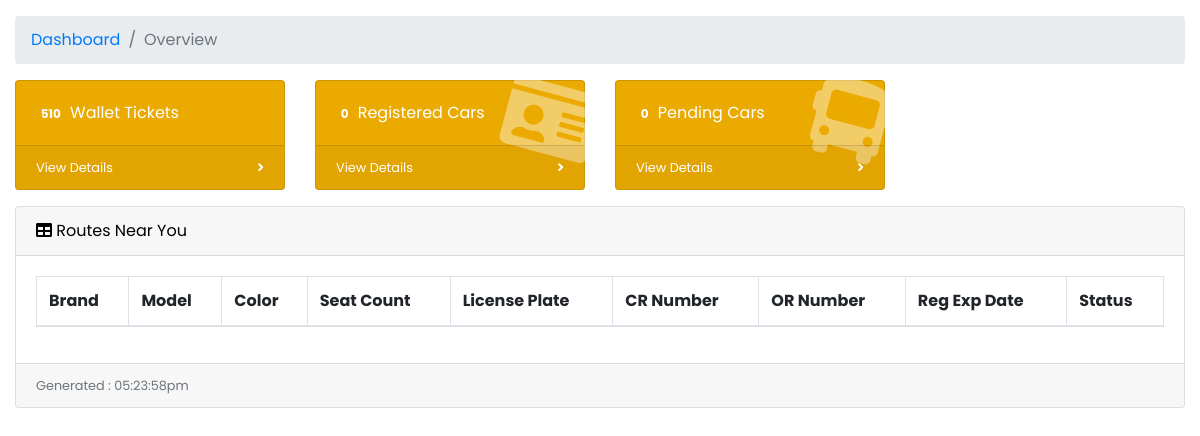
/user/dashboard.php (signed in), run on an earlier commit of the app's database.
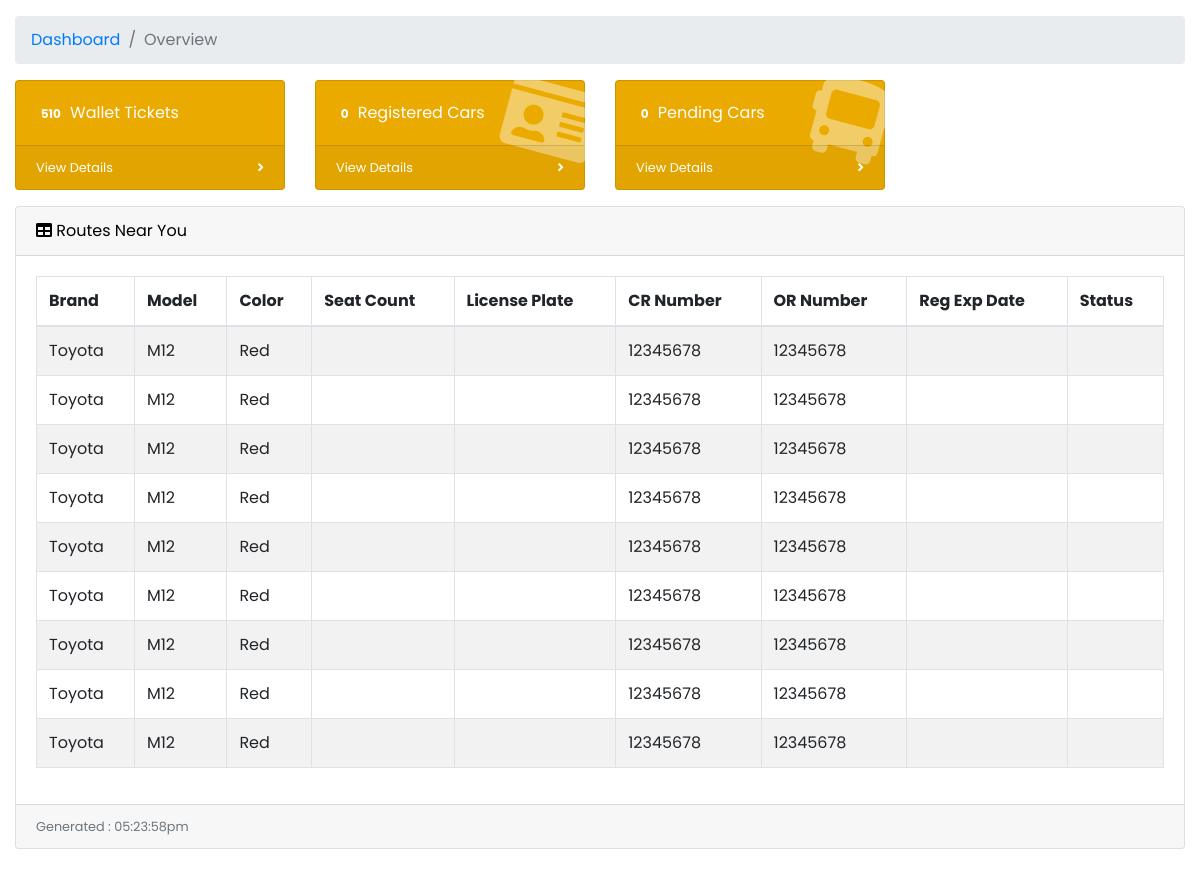
And on a later commit of the database.
### tables this page shows
CREATE TABLE `user_profile` (
  `user_id` int(11) NOT NULL,
  `profile_photo` varchar(255) DEFAULT NULL,
  `first_name` varchar(30) NOT NULL,
  `middle_name` varchar(30) NOT NULL,
  `last_name` varchar(30) NOT NULL,
  `city_id` int(11) NOT NULL,
  `nationality` varchar(30) NOT NULL,
  `gender` varchar(10) NOT NULL,
  `birthdate` date NOT NULL,
  `email` varchar(50) NOT NULL,
  `password` varchar(255) NOT NULL,
  `ticket_balance` varchar(255) NOT NULL,
  `role` varchar(10) NOT NULL,
  `is_vaxxed` tinyint(1) NOT NULL DEFAULT 0,
  `vax_card` varchar(255) DEFAULT NULL,
  `is_agree` tinyint(1) NOT NULL DEFAULT 1,
  `created_at` timestamp NOT NULL DEFAULT current_timestamp(),
  `updated_at` timestamp NOT NULL DEFAULT current_timestamp() ON UPDATE current_timestamp()
);

CREATE TABLE `car_identification` (
  `car_identity_id` int(11) NOT NULL,
  `car_id` int(11) NOT NULL,
  `or_photo` varchar(255) NOT NULL,
  `or_number` varchar(20) NOT NULL,
  `cr_photo` varchar(255) NOT NULL,
  `cr_number` varchar(20) NOT NULL,
  `sales_invoice` varchar(255) DEFAULT NULL,
  `plate_number` varchar(10) NOT NULL,
  `plate_expiration` date NOT NULL,
  `created_at` timestamp NOT NULL DEFAULT current_timestamp(),
  `updated_at` timestamp NOT NULL DEFAULT current_timestamp() ON UPDATE current_timestamp()
);

CREATE TABLE `car` (
  `car_id` int(11) NOT NULL,
  `user_id` int(11) NOT NULL,
  `car_photo` varchar(255) DEFAULT NULL,
  `brand` varchar(255) NOT NULL,
  `model` varchar(255) NOT NULL,
  `color` varchar(255) NOT NULL,
  `type` varchar(255) NOT NULL,
  `seat_count` int(2) NOT NULL,
  `car_status` varchar(10) NOT NULL,
  `qr_code` varchar(255) DEFAULT NULL,
  `created_at` timestamp NOT NULL DEFAULT current_timestamp(),
  `updated_at` timestamp NOT NULL DEFAULT current_timestamp() ON UPDATE current_timestamp()
);

### user/dashboard.php (the view, shortened to what this page needs)
<?php
include('../db.php');
$userid = $_SESSION['user_id'];
$stmt = $db->prepare("SELECT * FROM user_profile WHERE user_id = ?");
$stmt->bind_param("s", $userid);
$stmt->execute();
$result = $stmt->get_result();
if ($result->num_rows == 1) {
  $row = $result->fetch_assoc();
  $id = $row['user_id'];
}
?>
<!DOCTYPE html>
<html lang="en">
<head>
  <link href="vendor/fontawesome-free/css/all.min.css" rel="stylesheet" type="text/css">
  <link href="vendor/datatables/dataTables.bootstrap4.css" rel="stylesheet">
  <link href="vendor/css/sb-admin.css" rel="stylesheet">
</head>
<body id="page-top">
  <div id="wrapper">
    <div id="content-wrapper">
      <div class="container-fluid">
        <ol class="breadcrumb">
          <li class="breadcrumb-item">
            <a href="#">Dashboard</a>
          </li>
          <li class="breadcrumb-item active">Overview</li>
        </ol>
        <?php
        if ($_SESSION['role'] == "admin") {
        ?>
          <div class="row">
            <div class="col-xl-3 col-sm-6 mb-3">
              <div class="card text-white" style="background-color: #EAAA00;">
                <div class="card-body">
                  <div class="card-body-icon">
                    <i class="fas fa-fw fa fa-id-card"></i>
                  </div>
                  <?php
                  $result = $db->query("SELECT COUNT(*) FROM car WHERE car_status = 'Approved'");
                  $approvedRegistrations = $result->fetch_row()[0];
                  ?>
                  <div class="mr-5"><span class="badge" style="background-color: #EAAA00;"><?php echo $approvedRegistrations; ?></span> Approved Registrations</div>
                </div>
                <a class="card-footer text-white clearfix small z-1" href="registeredCars.php">
                  <span class="float-left">View Details</span>
                  <span class="float-right">
                    <i class="fas fa-angle-right"></i>
                  </span>
                </a>
              </div>
            </div>
            <div class="col-xl-3 col-sm-6 mb-3">
              <div class="card text-white" style="background-color: #EAAA00;">
                <div class="card-body">
                  <div class="card-body-icon">
                    <i class="fas fa-fw fa fa-bus"></i>
                  </div>
                  <?php
                  $result = $db->query("SELECT COUNT(*) FROM car WHERE car_status = 'Pending'");
                  $pendingRegistrations = $result->fetch_row()[0];
                  ?>
                  <div class="mr-5"><span class="badge" style="background-color: #EAAA00;"><?php echo $pendingRegistrations; ?></span> Pending Registrations</div>
                </div>
                <a class="card-footer text-white clearfix small z-1" href="pendingCars.php">
                  <span class="float-left">View Details</span>
                  <span class="float-right">
                    <i class="fas fa-angle-right"></i>
                  </span>
                </a>
              </div>
            </div>
            <div class="card mb-3">
              <div class="card-header">
                <i class="fas fa-table"></i>
                Pending Car Registrations
              </div>
              <div class="card-body">
                <div class="table-responsive">
                  <table class="table table-bordered table-striped table-hover" id="dataTable" width="100%" cellspacing="0">
                    <thead>
                      <tr>
                        <th>Brand</th>
                        <th>Model</th>
                        <th>Color</th>
                        <th>Seat Count</th>
                        <th>License Plate</th>
                        <th>CR Number</th>
                        <th>OR Number</th>
                        <th>Reg Exp Date</th>
                        <th>Status</th>
                      </tr>
                    </thead>
                    <tbody>
                      <?php
                      $ret = "SELECT c.car_id, c.user_id, c.brand, c.model, ci.plate_number, ci.cr_number, ci.or_number, ci.plate_expiration, c.car_status, c.color
                                FROM car c
                                JOIN car_identification ci ON c.car_id = ci.car_id
                                JOIN user_profile up ON c.user_id = up.user_id
                                WHERE c.car_status = 'Pending'";
                      $stmt = $db->prepare($ret);
                      $stmt->execute();
                      $result = $stmt->get_result();
                      $cnt = 1;
                      while ($row = $result->fetch_assoc()) {
                        echo "<tr>";
                        echo "<td>" . $row['brand'] . "</td>";
                        echo "<td>" . $row['model'] . "</td>";
                        echo "<td>" . $row['color'] . "</td>";
                        echo "<td>" . $row['seat_count'] . "</td>";
                        echo "<td>" . $row['car_identity_num'] . "</td>";
                        echo "<td>" . $row['cr_number'] . "</td>";
                        echo "<td>" . $row['or_number'] . "</td>";
                        echo "<td>" . $row['reg_exp_date'] . "</td>";
                      ?>
                        <td><?php if ($row['status'] == "Pending") {
                              echo '<span class = "badge badge-warning">' . $row['status'] . '</span>';
                            } else {
                              echo '<span class = "badge badge-success">' . $row['status'] . '</span>';
                            } ?></td>
                      <?php
                        echo "</tr>";
                        $cnt++;
                      }
                      ?>
                    </tbody>
                  </table>
                </div>
              </div>
              <div class="card-footer small text-muted">
                <?php
                date_default_timezone_set("Africa/Nairobi");
                echo "Generated : " . date("h:i:sa");
                ?>
              </div>
            </div>
          <?php
        } else {
          ?>
            <div class="row">
              <div class="col-xl-3 col-sm-6 mb-3">
                <div class="card text-white" style="background-color: #EAAA00;">
                  <div class="card-body">
                    <div class="card-body-icon">
                    </div>
                    <?php
                    $result = $db->query("SELECT ticket_balance FROM user_profile WHERE user_id = '$userid'");
                    $ticket_balance = $result->fetch_row()[0];
                    ?>
                    <div class="mr-5"><span class="badge" style="background-color: #EAAA00;"><?php echo $ticket_balance; ?></span> Wallet Tickets</div>
                  </div>
                  <a class="card-footer text-white clearfix small z-1" href="registeredCars.php">
                    <span class="float-left">View Details</span>
                    <span class="float-right">
                      <i class="fas fa-angle-right"></i>
                    </span>
                  </a>
                </div>
              </div>
              <div class="col-xl-3 col-sm-6 mb-3">
                <div class="card text-white" style="background-color: #EAAA00;">
                  <div class="card-body">
                    <div class="card-body-icon">
                      <i class="fas fa-fw fa fa-id-card"></i>
                    </div>
                    <?php
                    $result = $db->query("SELECT COUNT(*) FROM car INNER JOIN car_identification ON car.car_id = car_identification.car_id WHERE car.car_status = 'Approved' AND car.user_id = '$id'");
                    $driver = $result->fetch_row()[0];
                    ?>
                    <div class="mr-5"><span class="badge" style="background-color: #EAAA00;"><?php echo $driver; ?></span> Registered Cars</div>
                  </div>
                  <a class="card-footer text-white clearfix small z-1" href="registeredCars.php">
                    <span class="float-left">View Details</span>
                    <span class="float-right">
                      <i class="fas fa-angle-right"></i>
                    </span>
                  </a>
                </div>
              </div>
              <div class="col-xl-3 col-sm-6 mb-3">
                <div class="card text-white" style="background-color: #EAAA00;">
                  <div class="card-body">
                    <div class="card-body-icon">
                      <i class="fas fa-fw fa fa-bus"></i>
                    </div>
                    <?php
                    $result = $db->query("SELECT COUNT(*) FROM car WHERE car_status = 'pending' AND user_id = $id");
                    $vehicle = $result->fetch_row()[0];
                    ?>
                    <div class="mr-5"><span class="badge" style="background-color: #EAAA00;"><?php echo $vehicle; ?></span> Pending Cars</div>
                  </div>
                  <a class="card-footer text-white clearfix small z-1" href="pendingCars.php">
                    <span class="float-left">View Details</span>
                    <span class="float-right">
                      <i class="fas fa-angle-right"></i>
                    </span>
                  </a>
                </div>
              </div>
            </div>
            <div class="card mb-3">
              <div class="card-header">
                <i class="fas fa-table"></i>
                Routes Near You
              </div>
              <div class="card-body">
                <div class="table-responsive">
                  <table class="table table-bordered table-striped table-hover" id="dataTable" width="100%" cellspacing="0">
                    <thead>
                      <tr>
                        <th>Brand</th>
                        <th>Model</th>
                        <th>Color</th>
                        <th>Seat Count</th>
                        <th>License Plate</th>
                        <th>CR Number</th>
                        <th>OR Number</th>
                        <th>Reg Exp Date</th>
                        <th>Status</th>
                      </tr>
                    </thead>
                    <tbody>
                      <?php
                      $ret = "SELECT c.car_id, c.user_id, c.brand, c.model, ci.plate_number, ci.cr_number, ci.or_number, ci.plate_expiration, c.car_status, c.color
                                FROM car c
                                JOIN car_identification ci ON c.car_id = ci.car_id
                                JOIN user_profile up ON c.user_id = up.user_id
                                WHERE c.car_status = 'Pending'";
                      $stmt = $db->prepare($ret);
                      $stmt->execute();
                      $result = $stmt->get_result();
                      while ($row = $result->fetch_assoc()) {
                        echo "<tr>";
                        echo "<td>" . $row['brand'] . "</td>";
                        echo "<td>" . $row['model'] . "</td>";
                        echo "<td>" . $row['color'] . "</td>";
                        echo "<td>" . $row['seat_count'] . "</td>";
                        echo "<td>" . $row['car_identity_num'] . "</td>";
                        echo "<td>" . $row['cr_number'] . "</td>";
                        echo "<td>" . $row['or_number'] . "</td>";
                        echo "<td>" . $row['reg_exp_date'] . "</td>";
                      ?>
                        <td><?php if ($row['status'] == "Pending") {
                            } ?></td>
                      <?php
                        echo "</tr>";
                      }
                      ?>
                    </tbody>
                  </table>
                </div>
              </div>
              <div class="card-footer small text-muted">
                <?php
                echo "Generated : " . date("h:i:sa");
                ?>
              </div>
            </div>
          <?php
        }
          ?>
          </div>
      </div>
</body>
</html>

What changed in the data, as far as the page shows it:
added car_identification: car.brand "Toyota", car.model "M12", car.color "Red", cr_number "12345678", or_number "12345678"
added car_identification: car.brand "Toyota", car.model "M12", car.color "Red", cr_number "12345678", or_number "12345678"
added car_identification: car.brand "Toyota", car.model "M12", car.color "Red", cr_number "12345678", or_number "12345678"
added car_identification: car.brand "Toyota", car.model "M12", car.color "Red", cr_number "12345678", or_number "12345678"
added car_identification: car.brand "Toyota", car.model "M12", car.color "Red", cr_number "12345678", or_number "12345678"
added car_identification: car.brand "Toyota", car.model "M12", car.color "Red", cr_number "12345678", or_number "12345678"
added car_identification: car.brand "Toyota", car.model "M12", car.color "Red", cr_number "12345678", or_number "12345678"
added car_identification: car.brand "Toyota", car.model "M12", car.color "Red", cr_number "12345678", or_number "12345678"
added car_identification: car.brand "Toyota", car.model "M12", car.color "Red", cr_number "12345678", or_number "12345678"
